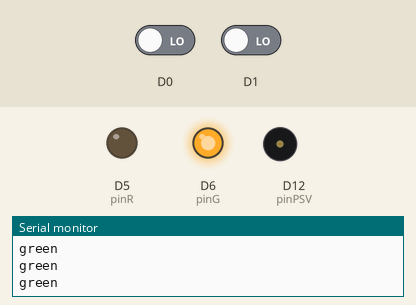
The sketch below on a simulated Arduino Due. Parts: output pins drawn as LEDs (lit = HIGH), buzzer (waves = sounding), the last lines printed to the serial monitor. The inputs (shaded band) are chosen by the test bench; at power-on: D0 LOW, D1 LOW.

Above: at 1.2 s.
1.3 s: D0 driven HIGH
At 2.4 s:
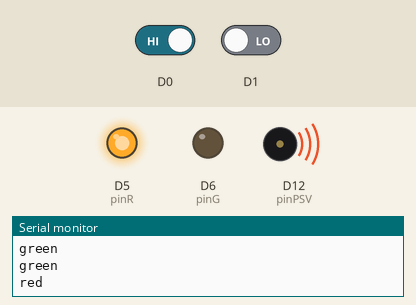
At 10.3 s:
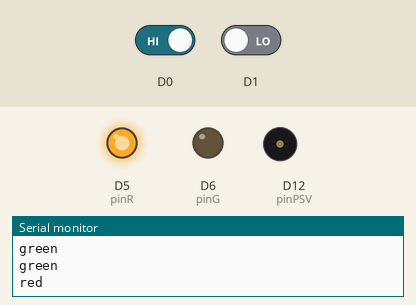
Timing chart, 0 to 12.0 s (numbered marks = the images above; inputs shaded):
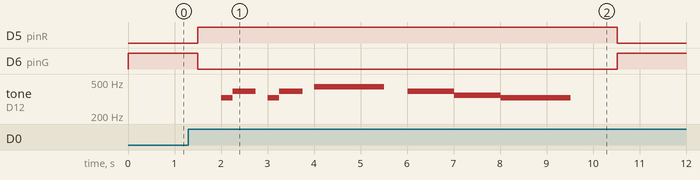

Measured:
- after the input at 1.3 s, D5 (pinR): LOW → HIGH after 0.20 s, → LOW 9.0 s later; D6 (pinG): HIGH → LOW after 0.20 s, → HIGH 9.0 s later; tone on D12 (pinPSV): plays 329 Hz for 0.25 s, 392 Hz for 0.50 s, 329 Hz for 0.25 s, 392 Hz for 0.50 s, 440 Hz for 1.5 s, 392 Hz for 1.0 s … (8 notes in this stretch), starting after 0.70 s

The sketch:

SmartParcelProject_2ndfloor.ino
```cpp
#include <Arduino.h>
#include <Stepper.h>

//Speed for stepping motor
#define STEPPERREV 2048
const byte landingRPM = 10;

//Pin declaration
const byte pinIn1 = 8;
const byte pinIn2 = 9;
const byte pinIn3 = 10;
const byte pinIn4 = 11;
const byte pinR = 5;
const byte pinG = 6;
const byte pinPSV = 12;

//Frequency declaration
const int clap = 2000;
int dou = 261;
int re = 293;
int mi = 329;
int fa = 349;
int sol = 392;
int ra = 440;
int si = 494;

//Interrupt flags
int landingFlag = LOW;
int emergencyFlag = LOW;


//Object declaration
Stepper myStepper(STEPPERREV, pinIn1, pinIn3, pinIn2, pinIn4);

//Functions for RGB led
void setRED(){
  Serial.println("red");
  analogWrite(pinR, 255);
  analogWrite(pinG, 0);
}
void setGREEN(){
  Serial.println("green");
  analogWrite(pinR, 0);
  analogWrite(pinG, 255);
}

//Function for landing parcel
void landObject(){
  myStepper.step(-STEPPERREV/3);
  delayMicroseconds(100);
  myStepper.step(STEPPERREV/3);
}

//Interrupt functions
void landing(){
  landingFlag = HIGH;
}
void emergency(){
  emergencyFlag = HIGH;
}

//Function for passive buzzer
void playOneClap(int pitch, int duration){
  tone(pinPSV, pitch);
  delay(duration);
  noTone(pinPSV);
  delay(pinPSV/10);
}

//Function for playing emergency music
void playMusic(){
  playOneClap(mi, clap/8);
  playOneClap(sol, clap/8);
  playOneClap(sol, clap/8);
  noTone(pinPSV);
  delay(clap/8);
  playOneClap(mi, clap/8);
  playOneClap(sol, clap/8);
  playOneClap(sol, clap/8);
  noTone(pinPSV);
  delay(clap/8);
  playOneClap(ra, clap/8);
  playOneClap(ra, clap/8);
  playOneClap(ra, clap/8);
  playOneClap(ra, clap/8);
  playOneClap(ra, clap/4);
  noTone(pinPSV);
  delay(clap/4);

  playOneClap(sol, clap/8);
  playOneClap(sol, clap/8);
  playOneClap(sol, clap/8);
  playOneClap(sol, clap/8);
  playOneClap(fa, clap/8);
  playOneClap(fa, clap/8);
  playOneClap(fa, clap/8);
  playOneClap(fa, clap/8);
  playOneClap(mi, clap/8);
  playOneClap(mi, clap/8);
  playOneClap(mi, clap/8);
  playOneClap(mi, clap/8);
  playOneClap(mi, clap/4);
  noTone(pinPSV);
  delay(clap/4);
}

void setup(){
  Serial.begin(9600);

  //Setup for stepping motor
  myStepper.setSpeed(landingRPM);

  //Interrupt declaration
  attachInterrupt(1,landing,RISING);
  attachInterrupt(0,emergency,RISING);

  //Setup for passive buzzer
  pinMode(pinPSV, OUTPUT);
}

void loop(){
  //1. Set led green
  setGREEN();
  //2. Check the state every 0.5 seconds
  /*2-a. When landing flag is HIGH,
      go over landing function*/
  if(landingFlag == HIGH){
    landingFlag = LOW;
    landObject();
  }
  /*2-b. When emergency flag is HIGH,
      go over emergency function*/
  if(emergencyFlag == HIGH){
    emergencyFlag = LOW;
    setRED();
    delay(500);
    playMusic();
    delay(500);
    setGREEN();
    delay(500);
  }
  delay(500);
}
```
